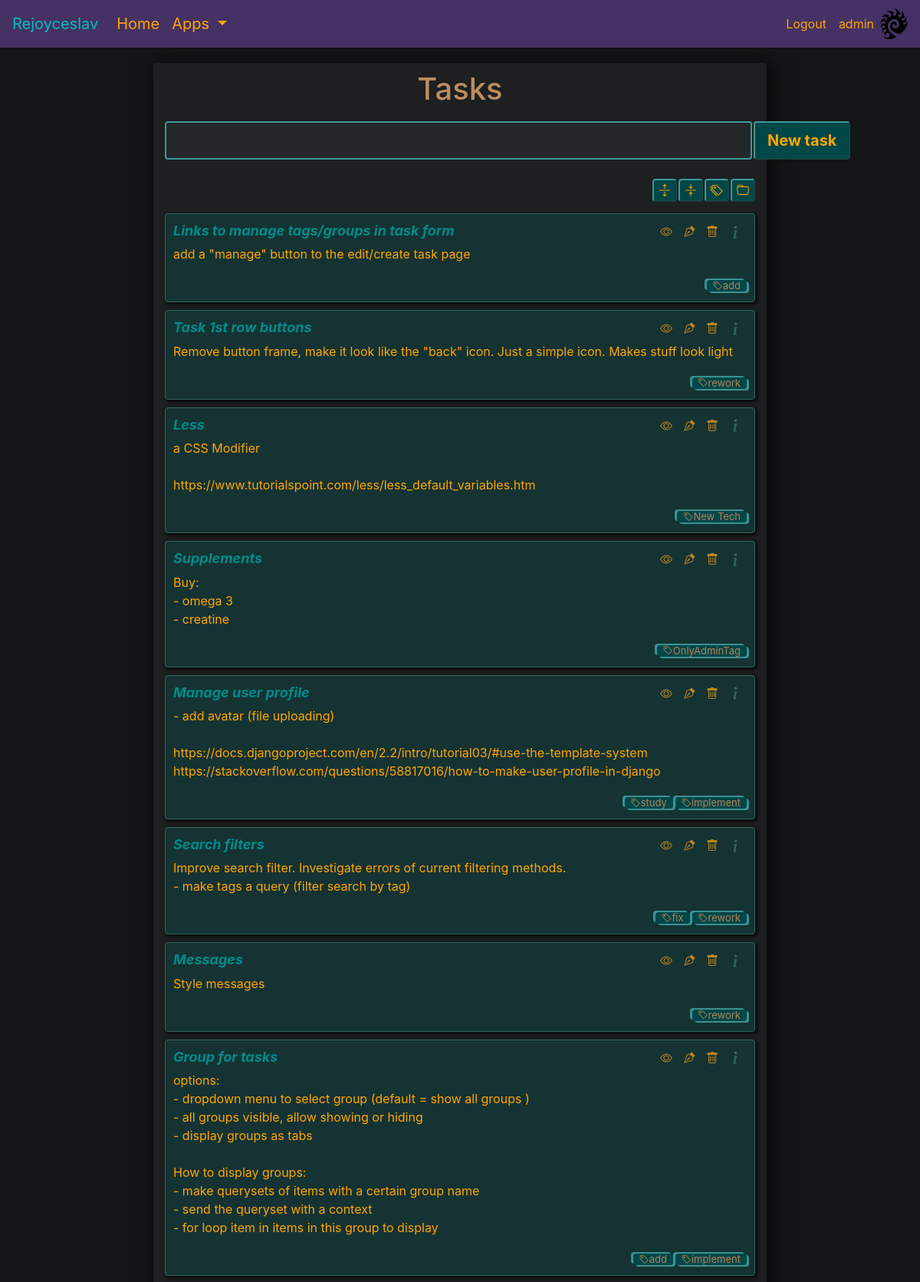
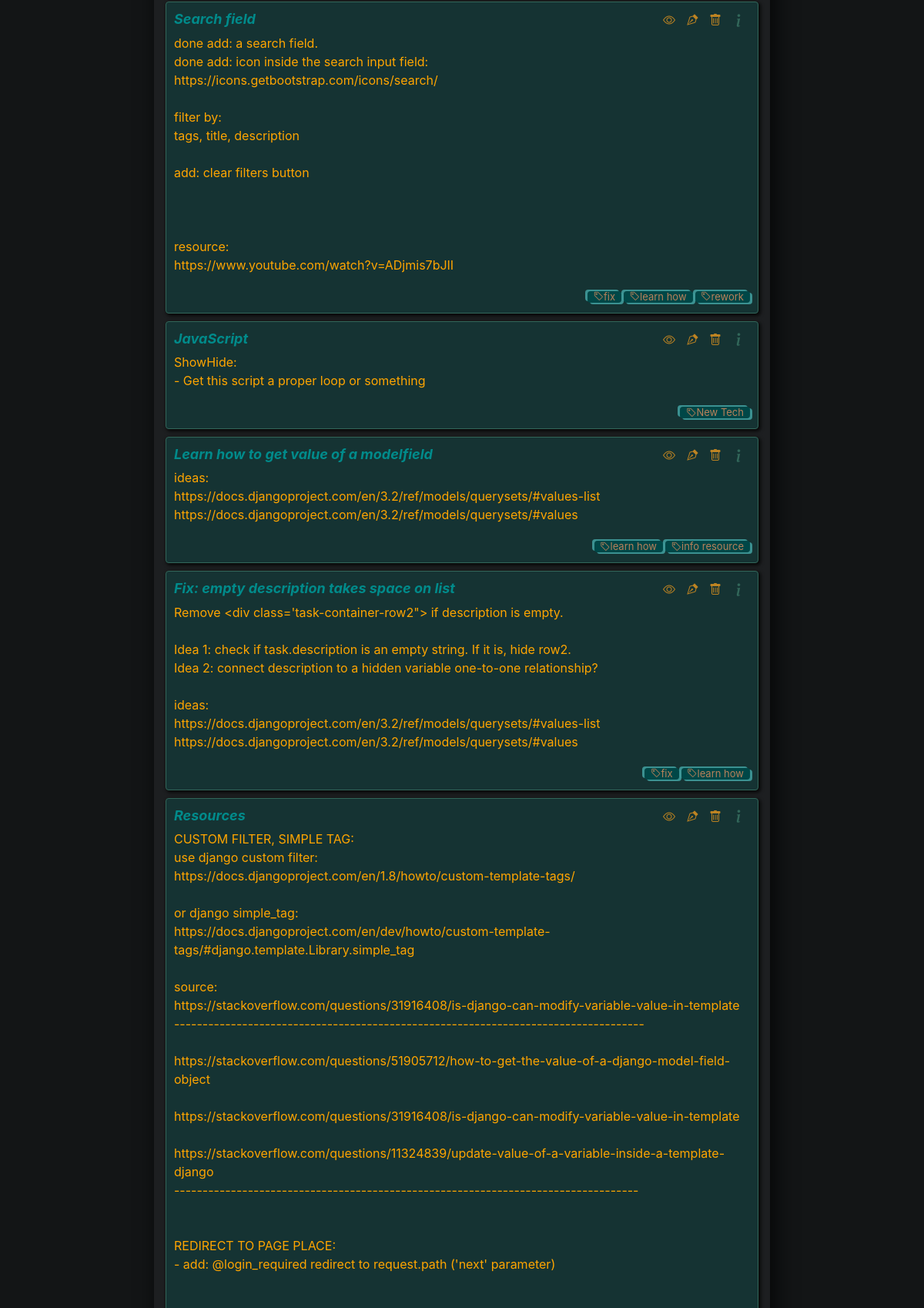
The app's page / (signed in, upper part) with its own data (2 pictures, top to bottom).
### tasks/models.py (models this page shows, shortened)
class Task(models.Model):
    user = models.ForeignKey(User, on_delete=models.CASCADE, null=True, blank=False)
    title = models.CharField(max_length=70, blank=False)
    description = models.TextField(null=True, blank=True)
    complete = models.BooleanField(default=False)
    create = models.DateTimeField(auto_now_add=True)
    show_task = models.BooleanField(default=True)
    tags = models.ManyToManyField(Tag, blank=True)
    folder_selected = models.ForeignKey(Folder, on_delete=models.SET_NULL, null=True, blank=True, default=None)
    class Meta:
        ordering = ['complete', '-id']  # when ordering multiple values, this is the order

class Tag(models.Model):
    user = models.ForeignKey(User, on_delete=models.PROTECT, null=True, blank=False)
    name = models.CharField(max_length=30, null=True, blank=False)
    def __str__(self):
        return self.name

### tasks/views.py (the view, shortened to what this page needs)
# urls.py: path('', TaskList.as_view(), name='home'),
class TaskList(LoginRequiredMixin, ListView):
    model = Task
    context_object_name = 'tasks'  # since model = Task, this is equivalent to qs=Task.objects.all()
    template_name = 'tasks/task_list.html'
    def get_context_data(self, **kwargs):
        qs = Task.objects.all().filter(user=self.request.user)
        search_query = self.request.GET.get('search', None)
        context = super().get_context_data(**kwargs)
        context['tasks'] = qs
        return context

### tasks/models.py (called while the page is built)
    def __str__(self):
        return self.name

### tasks/templates/tasks/task_list.html (shortened to what this page needs)
{% extends 'base.html' %}
{% load tasks_tags %}
{% block content %}
<div class="center-column" style="max-width:800px">
    <h1>Tasks</h1>
    <div class="actions-container-row1">
        <div style="flex: 0 1 100000000px;">
            <form method="GET" action="/tasks/">
                <input class="input-search input-dark" style="height: 50px; font-size: 18px" type="text" name="search" spellcheck=False>
            </form>
        </div>
        <div class="actions-row1-buttons">
            <div class="separator-vertical"></div>
            <form action="{% url 'tasks_create' %}">
            <div class="tooltip-wrapper" style="white-space: nowrap">
                <button class="btn-lg btn-info" style="position: relative; bottom: -5px" id="inputNewTaskButton"> New task</button>
            </div>
            </form>
        </div>
    </div>
    <div class="actions-container-row2">
        <div class="task-title">
        </div>
        <div class="actions-row2-buttons">
            <div class="tooltip-wrapper" style="white-space: nowrap">
                <button onclick="expand_all()" class="btn-info" id="collapseAllButton" type="submit"><i class="bi-arrows-expand"></i></button>
            </div>
            <div class="separator-vertical"></div>
            <div class="tooltip-wrapper" style="white-space: nowrap">
                <button onclick="collapse_all()" class="btn-info" id="collapseAllButton" type="submit"><i class="bi-arrows-collapse"></i></button>
            </div>
            <div class="separator-vertical"></div>
            <form action="{% url 'tasks_tags' %}">
                <div class="tooltip-wrapper" style="white-space: nowrap">
                    <button class="btn-info" id="manageTagsButton"><i class="bi-tags"></i></button>
                </div>
            </form>
            <div class="separator-vertical"></div>
           <form action="{% url 'tasks_folders' %}">
                <div class="tooltip-wrapper" style="white-space: nowrap">
                    <button class="btn-info" id="manageFoldersButton"><i class="bi-folder"></i></button>
                </div>
           </form>
        </div>
    </div>
    {% for task in tasks %}
    {% if task.complete == False %}
    <div class="task-main">
    {% else %}
    <div class="task-main tm-completed">
    {% endif %}
        <div class="task-container">
            <div class="task-container-row1">
                <div class="task-title">
                    {% if task.complete == False %}
                    <p class="task-title-text">{{task.title|linebreaksbr}}</p>
                    {% else %}
                    <p class="task-title-text ttt-completed">{{task.title|linebreaksbr}}</p>
                    {% endif %}
                </div>
                <div class="task-buttons">
                    <div class="separator-vertical"></div>
                    <div class="tooltip-wrapper">
                        {% if task.complete == False %}
                        <button onclick="showHide_id({{task.id}})" class="btn-info-buttonless" id="inputShowHideButton"><i class="bi-eye"></i></button>
                        {% else %}
                        <button onclick="showHide_id({{task.id}})" class="btn-info-buttonless overlay" id="inputShowHideButton"><i class="bi-eye"></i></button>
                        {% endif %}
                    </div>
                    <div class="separator-vertical"></div>
                    <form action="{% url 'tasks_edit' task.id %}">
                        <div class="tooltip-wrapper">
                            {% if task.complete == False %}
                            <button class="btn-info-buttonless" id="inputEditButton"><i class="bi-vector-pen"></i></button>
                            {% else %}
                            <button class="btn-info-buttonless overlay" id="inputEditButton"><i class="bi-vector-pen"></i></button>
                            {% endif %}
                        </div>
                    </form>
                    <div class="separator-vertical"></div>
                    <form action="{% url 'tasks_delete' task.id %}">
                        <div class="tooltip-wrapper">
                            {% if task.complete == False %}
                            <button class="btn-info-buttonless" id="inputDeleteButton"><i class="bi-trash"></i></button>
                            {% else %}
                            <button class="btn-info-buttonless overlay" id="inputDeleteButton"><i class="bi-trash"></i></button>
                            {% endif %}
                        </div>
                    </form>
                    <div class="separator-vertical"></div>
                    <div class="tooltip-wrapper">
                        {% if task.complete == False %}
                         <div class="fake-info-btn" id="infoIcon"><i class="bi-info"></i></div>
                        {% else %}
                         <div class="fake-info-btn overlay" id="infoIcon" style="top: -8px; height: 0px;"><i class="bi-info"></i></div>
                        {% endif %}
                    </div>
                </div>
            </div>
            {% if task.show_task %}
            <div class="task-container-row2" id="task-row2-id-{{task.id}}">
            {% else %}
            <div class="task-container-row2" id="task-row2-id-{{task.id}}" style="display: none">
            {% endif %}
                <div class="task-description">
                    {% if task.complete == False %}
                    <p class="task-description-text">{{task.description|linebreaksbr}}</p>
                    {% else %}
                    <p class="task-description-text tdt-completed">{{task.description|linebreaksbr}}</p>
                    {% endif %}
                </div>
            </div>
            {% if task.show_task %}
            <div class="task-container-row3" id="task-row3-id-{{task.id}}">
            {% else %}
            <div class="task-container-row3" id="task-row3-id-{{task.id}}" style="display: none">
            {% endif %}
                {% if task.complete == False %}
                <div class="task-tags">
                {% else %}
                <div class="task-tags overlay">
                {% endif %}
                {% for tag in task.tags.all %}
                {% if task.complete == False %}
                    <form method="GET" action="/tasks/">
                        <div class="tooltip-wrapper" style="white-space: nowrap">
                            <button class="tag" id="inputNewTaskButton" style="border: none"><i style="font-style: normal" class="bi-tag">{{tag}}</i></button>
                        </div>
                    </form>
                {% endif %}
                {% endfor %}
                </div>
            </div>
        </div>
    </div>
    {% empty %}
    <h3>No tasks found</h3>
    {% endfor %}
</div>
{% endblock content %}

### templates/base.html (shortened to what this page needs)
<!DOCTYPE html>
{% load static %}
<link rel="stylesheet" href="https://stackpath.bootstrapcdn.com/bootstrap/4.3.1/css/bootstrap.min.css"
>
<link rel="stylesheet" href="https://cdn.jsdelivr.net/npm/bootstrap-icons@1.5.0/font/bootstrap-icons.css">
<link rel="stylesheet" href="{% static 'dark_green_orange_style.css' %}">
<link href="{% static 'js/jquery-ui-1.12.1/jquery-ui.min.css' %}" rel="stylesheet">
<link href="{% static 'js/jquery-ui-1.12.1/jquery-ui.structure.min.css' %}" rel="stylesheet">
<link href="{% static 'js/jquery-ui-1.12.1/jquery-ui.theme.min.css' %}" rel="stylesheet">
<link rel="stylesheet" href="https://cdn.jsdelivr.net/npm/@mdi/font@5.9.55/css/materialdesignicons.min.css">
<html lang="en">
<head>
</head>
<body>
<nav class="navbar navbar-expand-lg navbar-dark bg-dark">
  <span class="navbar-brand">Rejoyceslav</span>
  <div class="collapse navbar-collapse" id="navbarSupportedContent">
    <ul class="navbar-nav mr-auto">
      <li class="nav-item active">
        <a class="nav-link" href="{% url 'home' %}">Home <span class="sr-only">(current)</span></a>
      </li>
      <li class="nav-item dropdown">
        <a class="nav-link dropdown-toggle" href="#" id="navbarDropdown" role="button" data-toggle="dropdown" aria-haspopup="true" aria-expanded="false">
          Apps
        </a>
      </li>
    </ul>
    <ul class="navbar-nav">
      {% if user.is_authenticated %}
      <li class="nav-item">
        <a class="nav-link" href="{% url 'logout' %}" style="font-size: 16px">Logout</a>
      </li>
      <li class="nav-item">
        <a class="nav-link" href="{% url 'profile_main' %}" style="font-size: 16px">{{ request.user }}</a>
      </li>
      {% endif %}
      <li class="nav-item">
          <img src="{% static 'img/zerg_logo.png' %}">
      </li>
    </ul>
  </div>
</nav>
<div class="container-fluid">
  {% block content %}
  {% endblock content %}
</div>
</body>
</html>

### static/dark_green_orange_style.css (style rules this page uses)
.bg-dark { background-color: #453163 !important; }
.navbar-brand { color: #00bfbf !important; }
.nav-link { color: Orange !important; font-size: 20px; }
body { background-color: #131516; }
p { color: Orange; word-break: break-word; }
span { color: Orange; word-break: break-word; }
h1, h2, h3, h4, h5 { color: #bb8d5f; text-align: center; word-break: break-word; }
a:link { text-decoration: none; color: #00bfbf; }
.input-dark { width: 100%; padding: 8px 10px; margin: 5px 0px 10px 0px; background-color: #242729; color: orange; box-sizing: border-box; border: 2px solid #3e9797; border-radius: 4px; resize: none; }
.input-search { padding-left: 45px; }
.btn-info { background-color: #004747; border-radius: 4px; border-color: #3e9797; border-width: 2px; font-weight: bold; color: Orange !important; }
.fake-info-btn { font-size: 29px; color: #32675a; position: relative; top: -8px; height: 0px; cursor: help; }
.btn-info-buttonless { border: none; background-color: transparent; color: #BD8322; }
.center-column { width: auto; margin: 20px auto; padding-top: 10px; padding-right: 5px; padding-bottom: 15px; padding-left: 5px; background-color: #1d1f21; border-radius: 3px; box-shadow: 6px 2px 30px 0px rgba(0,0,0,0.75); }
.separator-vertical { border-left: 2px solid transparent; }
.actions-container-row1 { display: flex; margin: 5px; padding: 5px; }
.actions-container-row2 { display: flex; margin: 5px; padding: 5px; }
.actions-row1-buttons { display: flex; }
.actions-row2-buttons { display: flex; background-color: transparent; justify-content: right; }
.task-main { background-color: #153333; margin: 10px; padding: 10px; color: Orange; border: 1px solid #32675a; border-radius: 4px; font-size: 16px; box-shadow: 2px 2px 4px 1px rgba(0,0,0,0.75); }
.task-container-row1 { background-color: transparent; display: flex; grid-template-columns: 100% auto; }
.task-container-row2 { background-color: transparent; display: flex; grid-template-columns: 100% auto; }
.task-container-row3 { background-color: transparent; display: flex; grid-template-columns: 100% auto; }
.task-title { display: flex; background-color: transparent; flex: 0 1 1000px; font-weight: bold; line-height: 0.80; font-size: 18px; font-style: italic; }
.task-title-text { color: #008b8b; position: relative; top: 5px; }
.task-buttons { display: flex; background-color: transparent; justify-content: right; }
.task-description { display: flex; background-color: transparent; flex: 0 1 1000px; }
.task-description-text { color: Orange; word-break: break-word; font-size: 100%; }
.task-tags { display: flex; background-color: transparent; flex: 0 1 1000px; justify-content: right; }
.tag { color: #b8815a; max-height: 20px; margin-left: 3px; padding-top: 0px; padding-right: 8px; padding-bottom: 0px; padding-left: 8px; position: relative; bottom: 0px; right: 0px; background-color: #004747; line-height: 15px; border-radius: 4px; font-size: 13px; box-shadow: -3px -2px 0px 0px rgba(62,151,151,0.95), 3px 2px 0px 0px rgba(62,151,151,0.95); }
.tooltip-wrapper { -webkit-transform: translateZ(0); -webkit-font-smoothing: antialiased; }

### records on screen
Task: title "Links to manage tags/groups in task form", complete False (drawn), description "add a \"manage\" button to the edit/create task page"
Tag: name "add"
Task: title "Task 1st row buttons", complete False (drawn), description "Remove button frame, make it look like the \"back\" icon. Just a simple icon. Makes stuff look light"
Tag: name "rework"
Task: title "Less", complete False (drawn), description "a CSS Modifier https://www.tutorialspoint.com/less/less_default_variables.htm"
Tag: name "New Tech"
Task: title "Supplements", complete False (drawn), description "Buy: - omega 3 - creatine"
Tag: name "OnlyAdminTag"
Task: title "Manage user profile", complete False (drawn), description "- add avatar (file uploading) https://docs.djangoproject.com/en/2.2/intro/tutorial03/#use-the-template-system https://stackoverflow.com/questions/58817016/how-to-make-user-profile-in-django"
Tag: name "study"
Tag: name "implement"
Task: title "Search filters", complete False (drawn), description "Improve search filter. Investigate errors of current filtering methods. - make tags a query (filter search by tag)"
Tag: name "fix"
Task: title "Messages", complete False (drawn), description "Style messages"
Task: title "Group for tasks", complete False (drawn), description "options: - dropdown menu to select group (default = show all groups ) - all groups visible, allow showing or hiding - display groups as tabs How to display groups: - make querysets of items with a certain group name - send the queryset with a context - for loop item in items in this group to display"
Task: title "Search field", complete False (drawn), description "done add: a search field. done add: icon inside the search input field: https://icons.getbootstrap.com/icons/search/ filter by: tags, title, description add: clear filters button resource: https://www.youtube.com/watch?v=ADjmis7bJII"
Tag: name "learn how"
Task: title "JavaScript", complete False (drawn), description "ShowHide: - Get this script a proper loop or something"
Task: title "Learn how to get value of a modelfield", complete False (drawn), description "ideas: https://docs.djangoproject.com/en/3.2/ref/models/querysets/#values-list https://docs.djangoproject.com/en/3.2/ref/models/querysets/#values"
Tag: name "info resource"
Task: title "Fix: empty description takes space on list", complete False (drawn), description "Remove <div class='task-container-row2\"> if description is empty. Idea 1: check if task.description is an empty string. If it is, hide row2. Idea 2: connect description to a hidden variable one-to-one relationship? ideas: https://docs.djangoproject.com/en/3.2/ref/models/querysets/#values-list https://docs.djangoproject.com/en/3.2/ref/models/querysets/#values"
Task: title "Resources", complete False (drawn), description "CUSTOM FILTER, SIMPLE TAG: use django custom filter: https://docs.djangoproject.com/en/1.8/howto/custom-template-tags/ or django simple_tag: https://docs.djangoproject.com/en/dev/howto/custom-template-tags/#django.template.Library.simple_tag source: https://stackoverflow.com/questions/31916408/is-django-can-modify-variable-value-in-template ----------------------------------------------------------------------------------- https://stackoverflow.com/questions/51905712/how-to-get-the-value-of-a-django-model-field-object https://stackoverflow.com/questions/31916408/is-django-can-modify-variable-value-in-template…"

### other values on screen
{{ request.user }} "admin"
